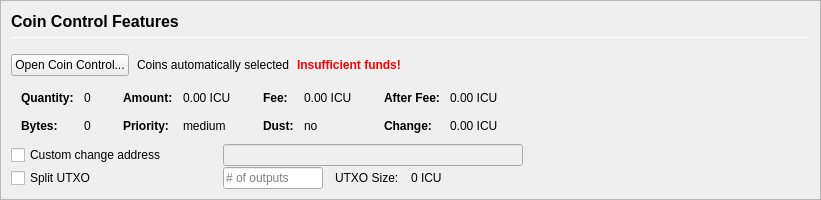
         <widget class="QFrame" name="frameCoinControl">
          <property name="sizePolicy">
           <sizepolicy hsizetype="Expanding" vsizetype="Expanding">
            <horstretch>0</horstretch>
            <verstretch>0</verstretch>
           </sizepolicy>
          </property>
          <property name="maximumSize">
           <size>
            <width>16777215</width>
            <height>16777215</height>
           </size>
          </property>
          <property name="frameShape">
           <enum>QFrame::StyledPanel</enum>
          </property>
          <property name="frameShadow">
           <enum>QFrame::Sunken</enum>
          </property>
          <layout class="QVBoxLayout" name="verticalLayoutCoinControl2">
           <property name="spacing">
            <number>0</number>
           </property>
           <property name="leftMargin">
            <number>0</number>
           </property>
           <property name="topMargin">
            <number>0</number>
           </property>
           <property name="rightMargin">
            <number>0</number>
           </property>
           <property name="bottomMargin">
            <number>0</number>
           </property>
           <item>
            <widget class="QFrame" name="frameCoinControl_BG">
             <layout class="QVBoxLayout" name="verticalLayoutCoinControl" stretch="0,0,0,0,0,0">
              <property name="spacing">
               <number>1</number>
              </property>
              <property name="leftMargin">
               <number>10</number>
              </property>
              <property name="topMargin">
               <number>10</number>
              </property>
              <item>
               <layout class="QHBoxLayout" name="horizontalLayoutCoinControl1">
                <property name="bottomMargin">
                 <number>15</number>
                </property>
                <item>
                 <layout class="QVBoxLayout" name="verticalLayout_3">
                  <property name="spacing">
                   <number>6</number>
                  </property>
                  <item>
                   <widget class="QLabel" name="labelCoinControlFeatures">
                    <property name="sizePolicy">
                     <sizepolicy hsizetype="Preferred" vsizetype="Maximum">
                      <horstretch>0</horstretch>
                      <verstretch>0</verstretch>
                     </sizepolicy>
                    </property>
                    <property name="minimumSize">
                     <size>
                      <width>0</width>
                      <height>20</height>
                     </size>
                    </property>
                    <property name="font">
                     <font>
                      <pointsize>12</pointsize>
                      <weight>75</weight>
                      <bold>true</bold>
                     </font>
                    </property>
                    <property name="styleSheet">
                     <string notr="true">font-weight:bold;</string>
                    </property>
                    <property name="text">
                     <string>Coin Control Features</string>
                    </property>
                   </widget>
                  </item>
                  <item>
                   <widget class="Line" name="line">
                    <property name="minimumSize">
                     <size>
                      <width>0</width>
                      <height>1</height>
                     </size>
                    </property>
                    <property name="maximumSize">
                     <size>
                      <width>16777215</width>
                      <height>1</height>
                     </size>
                    </property>
                    <property name="orientation">
                     <enum>Qt::Horizontal</enum>
                    </property>
                   </widget>
                  </item>
                 </layout>
                </item>
               </layout>
              </item>
              <item>
               <layout class="QHBoxLayout" name="horizontalLayoutCoinControl2" stretch="0,0,0,0">
                <property name="spacing">
                 <number>8</number>
                </property>
                <property name="bottomMargin">
                 <number>10</number>
                </property>
                <item>
                 <widget class="QPushButton" name="pushButtonCoinControl">
                  <property name="styleSheet">
                   <string notr="true"/>
                  </property>
                  <property name="text">
                   <string>Open Coin Control...</string>
                  </property>
                  <property name="autoDefault">
                   <bool>false</bool>
                  </property>
                 </widget>
                </item>
                <item>
                 <widget class="QLabel" name="labelCoinControlAutomaticallySelected">
                  <property name="text">
                   <string>Coins automatically selected</string>
                  </property>
                  <property name="margin">
                   <number>5</number>
                  </property>
                 </widget>
                </item>
                <item>
                 <widget class="QLabel" name="labelCoinControlInsuffFunds">
                  <property name="font">
                   <font>
                    <weight>75</weight>
                    <bold>true</bold>
                   </font>
                  </property>
                  <property name="styleSheet">
                   <string notr="true">color:red;font-weight:bold;</string>
                  </property>
                  <property name="text">
                   <string>Insufficient funds!</string>
                  </property>
                  <property name="margin">
                   <number>5</number>
                  </property>
                 </widget>
                </item>
                <item>
                 <spacer name="horizontalSpacerCoinControl">
                  <property name="orientation">
                   <enum>Qt::Horizontal</enum>
                  </property>
                  <property name="sizeHint" stdset="0">
                   <size>
                    <width>40</width>
                    <height>1</height>
                   </size>
                  </property>
                 </spacer>
                </item>
               </layout>
              </item>
              <item>
               <widget class="QWidget" name="widgetCoinControl" native="true">
                <property name="sizePolicy">
                 <sizepolicy hsizetype="Preferred" vsizetype="Preferred">
                  <horstretch>0</horstretch>
                  <verstretch>0</verstretch>
                 </sizepolicy>
                </property>
                <property name="minimumSize">
                 <size>
                  <width>0</width>
                  <height>0</height>
                 </size>
                </property>
                <property name="styleSheet">
                 <string notr="true"/>
                </property>
                <layout class="QHBoxLayout" name="horizontalLayoutCoinControl5">
                 <property name="leftMargin">
                  <number>0</number>
                 </property>
                 <property name="topMargin">
                  <number>0</number>
                 </property>
                 <property name="rightMargin">
                  <number>0</number>
                 </property>
                 <property name="bottomMargin">
                  <number>0</number>
                 </property>
                 <item>
                  <layout class="QHBoxLayout" name="horizontalLayoutCoinControl3" stretch="0,0,0,1">
                   <property name="spacing">
                    <number>20</number>
                   </property>
                   <property name="topMargin">
                    <number>0</number>
                   </property>
                   <property name="bottomMargin">
                    <number>10</number>
                   </property>
                   <item>
                    <layout class="QFormLayout" name="formLayoutCoinControl1">
                     <property name="horizontalSpacing">
                      <number>10</number>
                     </property>
                     <property name="verticalSpacing">
                      <number>14</number>
                     </property>
                     <property name="leftMargin">
                      <number>10</number>
                     </property>
                     <property name="topMargin">
                      <number>4</number>
                     </property>
                     <property name="rightMargin">
                      <number>6</number>
                     </property>
                     <item row="0" column="0">
                      <widget class="QLabel" name="labelCoinControlQuantityText">
                       <property name="font">
                        <font>
                         <weight>75</weight>
                         <bold>true</bold>
                        </font>
                       </property>
                       <property name="text">
                        <string>Quantity:</string>
                       </property>
                       <property name="margin">
                        <number>0</number>
                       </property>
                      </widget>
                     </item>
                     <item row="0" column="1">
                      <widget class="QLabel" name="labelCoinControlQuantity">
                       <property name="cursor">
                        <cursorShape>IBeamCursor</cursorShape>
                       </property>
                       <property name="contextMenuPolicy">
                        <enum>Qt::ActionsContextMenu</enum>
                       </property>
                       <property name="text">
                        <string notr="true">0</string>
                       </property>
                       <property name="margin">
                        <number>0</number>
                       </property>
                       <property name="textInteractionFlags">
                        <set>Qt::LinksAccessibleByMouse|Qt::TextSelectableByKeyboard|Qt::TextSelectableByMouse</set>
                       </property>
                      </widget>
                     </item>
                     <item row="1" column="0">
                      <widget class="QLabel" name="labelCoinControlBytesText">
                       <property name="font">
                        <font>
                         <weight>75</weight>
                         <bold>true</bold>
                        </font>
                       </property>
                       <property name="text">
                        <string>Bytes:</string>
                       </property>
                      </widget>
                     </item>
                     <item row="1" column="1">
                      <widget class="QLabel" name="labelCoinControlBytes">
                       <property name="cursor">
                        <cursorShape>IBeamCursor</cursorShape>
                       </property>
                       <property name="contextMenuPolicy">
                        <enum>Qt::ActionsContextMenu</enum>
                       </property>
                       <property name="text">
                        <string notr="true">0</string>
                       </property>
                       <property name="textInteractionFlags">
                        <set>Qt::LinksAccessibleByMouse|Qt::TextSelectableByKeyboard|Qt::TextSelectableByMouse</set>
                       </property>
                      </widget>
                     </item>
                    </layout>
                   </item>
                   <item>
                    <layout class="QFormLayout" name="formLayoutCoinControl2">
                     <property name="horizontalSpacing">
                      <number>10</number>
                     </property>
                     <property name="verticalSpacing">
                      <number>14</number>
                     </property>
                     <property name="leftMargin">
                      <number>6</number>
                     </property>
                     <property name="topMargin">
                      <number>4</number>
                     </property>
                     <property name="rightMargin">
                      <number>6</number>
                     </property>
                     <item row="0" column="0">
                      <widget class="QLabel" name="labelCoinControlAmountText">
                       <property name="font">
                        <font>
                         <weight>75</weight>
                         <bold>true</bold>
                        </font>
                       </property>
                       <property name="text">
                        <string>Amount:</string>
                       </property>
                       <property name="margin">
                        <number>0</number>
                       </property>
                      </widget>
                     </item>
                     <item row="0" column="1">
                      <widget class="QLabel" name="labelCoinControlAmount">
                       <property name="cursor">
                        <cursorShape>IBeamCursor</cursorShape>
                       </property>
                       <property name="contextMenuPolicy">
                        <enum>Qt::ActionsContextMenu</enum>
                       </property>
                       <property name="text">
                        <string notr="true">0.00 ICU</string>
                       </property>
                       <property name="textInteractionFlags">
                        <set>Qt::LinksAccessibleByMouse|Qt::TextSelectableByKeyboard|Qt::TextSelectableByMouse</set>
                       </property>
                      </widget>
                     </item>
                     <item row="1" column="0">
                      <widget class="QLabel" name="labelCoinControlPriorityText">
                       <property name="font">
                        <font>
                         <weight>75</weight>
                         <bold>true</bold>
                        </font>
                       </property>
                       <property name="text">
                        <string>Priority:</string>
                       </property>
                      </widget>
                     </item>
                     <item row="1" column="1">
                      <widget class="QLabel" name="labelCoinControlPriority">
                       <property name="cursor">
                        <cursorShape>IBeamCursor</cursorShape>
                       </property>
                       <property name="contextMenuPolicy">
                        <enum>Qt::ActionsContextMenu</enum>
                       </property>
                       <property name="text">
                        <string>medium</string>
                       </property>
                       <property name="textInteractionFlags">
                        <set>Qt::LinksAccessibleByMouse|Qt::TextSelectableByKeyboard|Qt::TextSelectableByMouse</set>
                       </property>
                      </widget>
                     </item>
                    </layout>
                   </item>
                   <item>
                    <layout class="QFormLayout" name="formLayoutCoinControl3">
                     <property name="horizontalSpacing">
                      <number>10</number>
                     </property>
                     <property name="verticalSpacing">
                      <number>14</number>
                     </property>
                     <property name="leftMargin">
                      <number>6</number>
                     </property>
                     <property name="topMargin">
                      <number>4</number>
                     </property>
                     <property name="rightMargin">
                      <number>6</number>
                     </property>
                     <item row="0" column="0">
                      <widget class="QLabel" name="labelCoinControlFeeText">
                       <property name="font">
                        <font>
                         <weight>75</weight>
                         <bold>true</bold>
                        </font>
                       </property>
                       <property name="text">
                        <string>Fee:</string>
                       </property>
                       <property name="margin">
                        <number>0</number>
                       </property>
                      </widget>
                     </item>
                     <item row="0" column="1">
                      <widget class="QLabel" name="labelCoinControlFee">
                       <property name="cursor">
                        <cursorShape>IBeamCursor</cursorShape>
                       </property>
                       <property name="contextMenuPolicy">
                        <enum>Qt::ActionsContextMenu</enum>
                       </property>
                       <property name="text">
                        <string notr="true">0.00 ICU</string>
                       </property>
                       <property name="textInteractionFlags">
                        <set>Qt::LinksAccessibleByMouse|Qt::TextSelectableByKeyboard|Qt::TextSelectableByMouse</set>
                       </property>
                      </widget>
                     </item>
                     <item row="1" column="0">
                      <widget class="QLabel" name="labelCoinControlLowOutputText">
                       <property name="font">
                        <font>
                         <weight>75</weight>
                         <bold>true</bold>
                        </font>
                       </property>
                       <property name="text">
                        <string>Dust:</string>
                       </property>
                      </widget>
                     </item>
                     <item row="1" column="1">
                      <widget class="QLabel" name="labelCoinControlLowOutput">
                       <property name="cursor">
                        <cursorShape>IBeamCursor</cursorShape>
                       </property>
                       <property name="contextMenuPolicy">
                        <enum>Qt::ActionsContextMenu</enum>
                       </property>
                       <property name="text">
                        <string>no</string>
                       </property>
                       <property name="textInteractionFlags">
                        <set>Qt::LinksAccessibleByMouse|Qt::TextSelectableByKeyboard|Qt::TextSelectableByMouse</set>
                       </property>
                      </widget>
                     </item>
                    </layout>
                   </item>
                   <item>
                    <layout class="QFormLayout" name="formLayoutCoinControl4">
                     <property name="horizontalSpacing">
                      <number>10</number>
                     </property>
                     <property name="verticalSpacing">
                      <number>14</number>
                     </property>
                     <property name="leftMargin">
                      <number>6</number>
                     </property>
                     <property name="topMargin">
                      <number>4</number>
                     </property>
                     <property name="rightMargin">
                      <number>6</number>
                     </property>
                     <item row="0" column="0">
                      <widget class="QLabel" name="labelCoinControlAfterFeeText">
                       <property name="font">
                        <font>
                         <weight>75</weight>
                         <bold>true</bold>
                        </font>
                       </property>
                       <property name="text">
                        <string>After Fee:</string>
                       </property>
                       <property name="margin">
                        <number>0</number>
                       </property>
                      </widget>
                     </item>
                     <item row="0" column="1">
                      <widget class="QLabel" name="labelCoinControlAfterFee">
                       <property name="cursor">
                        <cursorShape>IBeamCursor</cursorShape>
                       </property>
                       <property name="contextMenuPolicy">
                        <enum>Qt::ActionsContextMenu</enum>
                       </property>
                       <property name="text">
                        <string notr="true">0.00 ICU</string>
                       </property>
                       <property name="textInteractionFlags">
                        <set>Qt::LinksAccessibleByMouse|Qt::TextSelectableByKeyboard|Qt::TextSelectableByMouse</set>
                       </property>
                      </widget>
                     </item>
                     <item row="1" column="0">
                      <widget class="QLabel" name="labelCoinControlChangeText">
                       <property name="font">
                        <font>
                         <weight>75</weight>
                         <bold>true</bold>
                        </font>
                       </property>
                       <property name="text">
                        <string>Change:</string>
                       </property>
                      </widget>
                     </item>
                     <item row="1" column="1">
                      <widget class="QLabel" name="labelCoinControlChange">
                       <property name="cursor">
                        <cursorShape>IBeamCursor</cursorShape>
                       </property>
                       <property name="contextMenuPolicy">
                        <enum>Qt::ActionsContextMenu</enum>
                       </property>
                       <property name="text">
                        <string notr="true">0.00 ICU</string>
                       </property>
                       <property name="textInteractionFlags">
                        <set>Qt::LinksAccessibleByMouse|Qt::TextSelectableByKeyboard|Qt::TextSelectableByMouse</set>
                       </property>
                      </widget>
                     </item>
                    </layout>
                   </item>
                  </layout>
                 </item>
                </layout>
               </widget>
              </item>
              <item>
               <layout class="QHBoxLayout" name="horizontalLayoutCoinControl4">
                <property name="spacing">
                 <number>12</number>
                </property>
                <property name="sizeConstraint">
                 <enum>QLayout::SetDefaultConstraint</enum>
                </property>
                <property name="topMargin">
                 <number>0</number>
                </property>
                <property name="rightMargin">
                 <number>0</number>
                </property>
                <item>
                 <widget class="QCheckBox" name="checkBoxCoinControlChange">
                  <property name="sizePolicy">
                   <sizepolicy hsizetype="Preferred" vsizetype="Preferred">
                    <horstretch>0</horstretch>
                    <verstretch>0</verstretch>
                   </sizepolicy>
                  </property>
                  <property name="minimumSize">
                   <size>
                    <width>200</width>
                    <height>0</height>
                   </size>
                  </property>
                  <property name="maximumSize">
                   <size>
                    <width>200</width>
                    <height>16777215</height>
                   </size>
                  </property>
                  <property name="toolTip">
                   <string>If this is activated, but the change address is empty or invalid, change will be sent to a newly generated address.</string>
                  </property>
                  <property name="text">
                   <string>Custom change address</string>
                  </property>
                 </widget>
                </item>
                <item>
                 <widget class="QValidatedLineEdit" name="lineEditCoinControlChange">
                  <property name="enabled">
                   <bool>false</bool>
                  </property>
                  <property name="sizePolicy">
                   <sizepolicy hsizetype="Preferred" vsizetype="Preferred">
                    <horstretch>0</horstretch>
                    <verstretch>0</verstretch>
                   </sizepolicy>
                  </property>
                  <property name="minimumSize">
                   <size>
                    <width>300</width>
                    <height>0</height>
                   </size>
                  </property>
                 </widget>
                </item>
                <item>
                 <widget class="QLabel" name="labelCoinControlChangeLabel">
                  <property name="sizePolicy">
                   <sizepolicy hsizetype="Preferred" vsizetype="Preferred">
                    <horstretch>0</horstretch>
                    <verstretch>0</verstretch>
                   </sizepolicy>
                  </property>
                  <property name="minimumSize">
                   <size>
                    <width>100</width>
                    <height>0</height>
                   </size>
                  </property>
                  <property name="text">
                   <string/>
                  </property>
                  <property name="margin">
                   <number>3</number>
                  </property>
                 </widget>
                </item>
               </layout>
              </item>
              <item>
               <layout class="QHBoxLayout" name="horizontalLayoutCoinControl6">
                <property name="spacing">
                 <number>12</number>
                </property>
                <property name="rightMargin">
                 <number>0</number>
                </property>
                <item>
                 <widget class="QCheckBox" name="splitBlockCheckBox">
                  <property name="sizePolicy">
                   <sizepolicy hsizetype="Preferred" vsizetype="Preferred">
                    <horstretch>0</horstretch>
                    <verstretch>0</verstretch>
                   </sizepolicy>
                  </property>
                  <property name="minimumSize">
                   <size>
                    <width>200</width>
                    <height>0</height>
                   </size>
                  </property>
                  <property name="maximumSize">
                   <size>
                    <width>200</width>
                    <height>16777215</height>
                   </size>
                  </property>
                  <property name="text">
                   <string>Split UTXO</string>
                  </property>
                 </widget>
                </item>
                <item>
                 <widget class="QLineEdit" name="splitBlockLineEdit">
                  <property name="sizePolicy">
                   <sizepolicy hsizetype="Preferred" vsizetype="Preferred">
                    <horstretch>50</horstretch>
                    <verstretch>0</verstretch>
                   </sizepolicy>
                  </property>
                  <property name="minimumSize">
                   <size>
                    <width>100</width>
                    <height>0</height>
                   </size>
                  </property>
                  <property name="maximumSize">
                   <size>
                    <width>100</width>
                    <height>16777215</height>
                   </size>
                  </property>
                  <property name="placeholderText">
                   <string># of outputs</string>
                  </property>
                 </widget>
                </item>
                <item>
                 <widget class="QLabel" name="labelBlockSizeText">
                  <property name="text">
                   <string>UTXO Size:</string>
                  </property>
                 </widget>
                </item>
                <item>
                 <widget class="QLabel" name="labelBlockSize">
                  <property name="text">
                   <string>0 ICU</string>
                  </property>
                 </widget>
                </item>
                <item>
                 <spacer name="horizontalSpacer_7">
                  <property name="orientation">
                   <enum>Qt::Horizontal</enum>
                  </property>
                  <property name="sizeHint" stdset="0">
                   <size>
                    <width>40</width>
                    <height>20</height>
                   </size>
                  </property>
                 </spacer>
                </item>
               </layout>
              </item>
              <item>
               <spacer name="verticalSpacerCoinControl">
                <property name="orientation">
                 <enum>Qt::Vertical</enum>
                </property>
                <property name="sizeHint" stdset="0">
                 <size>
                  <width>800</width>
                  <height>1</height>
                 </size>
                </property>
               </spacer>
              </item>
             </layout>
            </widget>
           </item>
          </layout>
         </widget>
